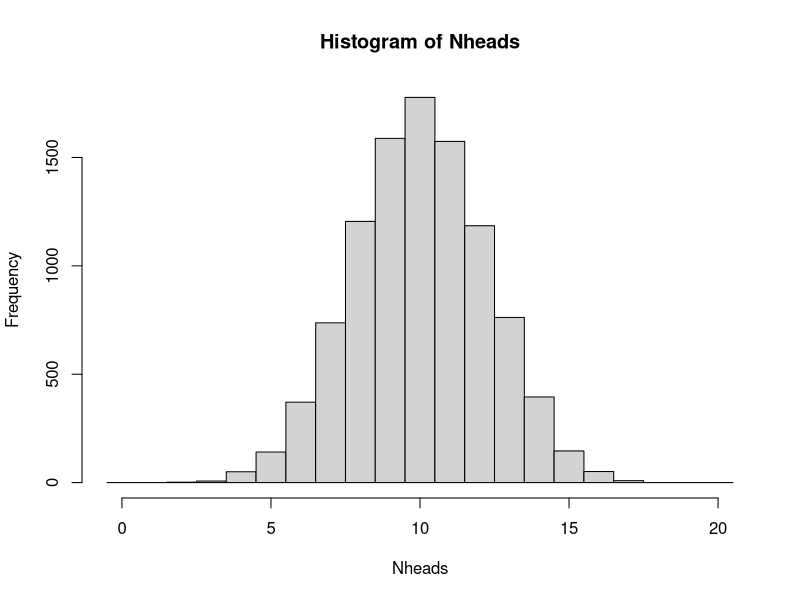
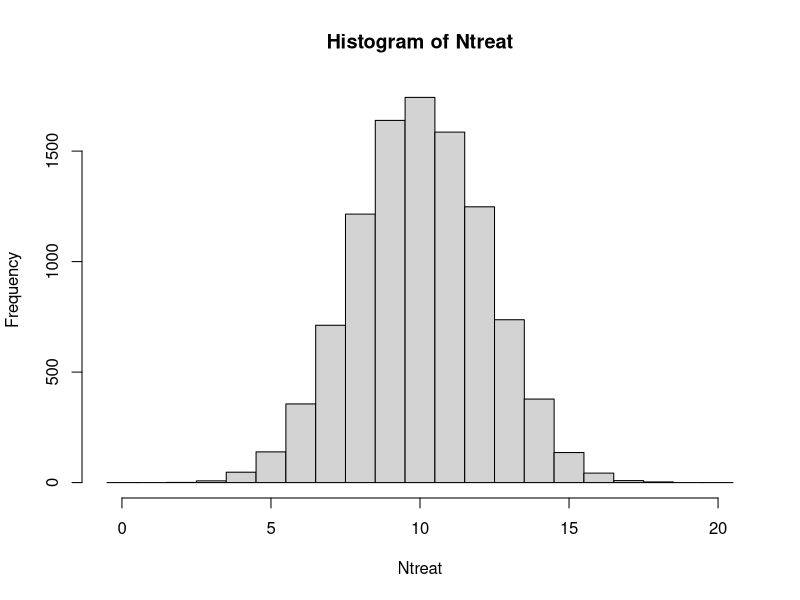
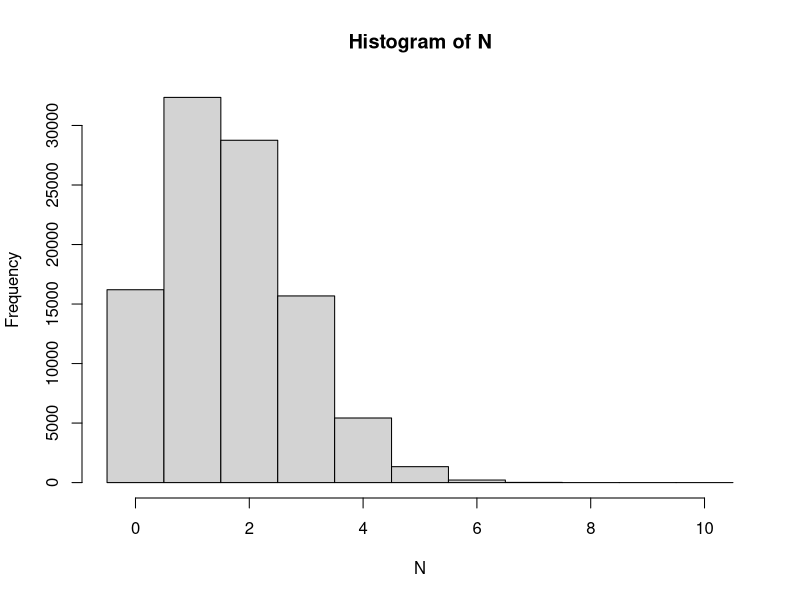
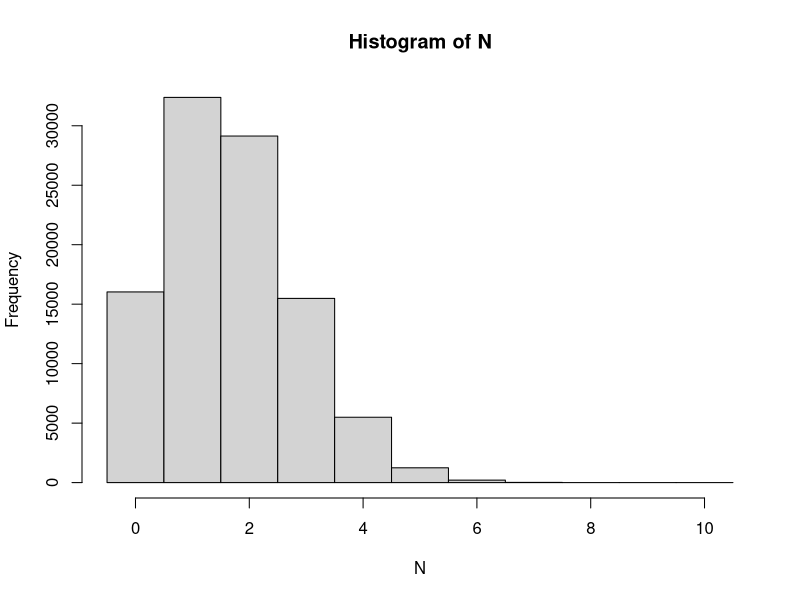
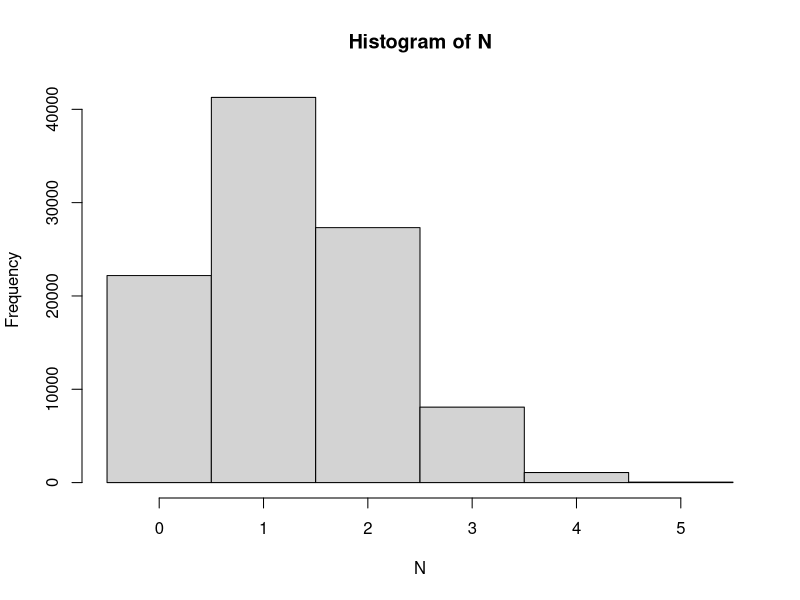

Reproduce these figures in R, in order.
## ---- chunk 1
options(digits=2)
## ---- chunk 2
## A single coin toss
sample(c("H", "T"), size=1)
## Another coin toss
sample(c("H", "T"), size=1)

## 20 independent coin tosses
(coins <- sample(c("H", "T"), size=20, replace=TRUE))
## How many heads did we get in these particular 20 draws?
sum(coins == "H")

## The simulation is about repeating this (20 random draws and summing up the number of heads) many times. To do it 10000 times;
Nheads <- replicate(10000, {
  coins <- sample(c("H", "T"), size=20, replace=TRUE)
  sum(coins == "H")
})
## ---- chunk 3
## Number of times of the 10000 with exactly 15 heads
sum(Nheads==15)
## divide by 10000 to get the probability
sum(Nheads==15)/10000
## or compute using mean (why does this work?)
mean(Nheads==15)
## ---- chunk 4
mean(Nheads<7)
## ---- chunk 5
## plot the distribution and read the graph
hist(Nheads, breaks=0:21-0.5)

## or tabulate
table(Nheads)
## ---- chunk 6
## probability of 15 heads or more
mean(Nheads>=15)
## ---- chunk 7
mean(Nheads<=2)
sum(Nheads<=2)
## with this low number of observations, more repeats is required to get a more accurate answer

Nheads <- replicate(1000000, {
  coins <- sample(c("H", "T"), size=20, replace=TRUE)
  sum(coins == "H")
})
sum(Nheads<=2)
mean(Nheads<=2)
## ---- chunk 8
## Randomization for a single patient
sample(c("T", "C"), size=1)

## Randomize 20 independent patients
(patients <- sample(c("T", "c"), size=20, replace=TRUE))
## How many patients are assigned to treatment group?
sum(patients == "T")

## Simulate by repeating 10000 times
Ntreat <- replicate(10000, {
  patients <- sample(c("T", "C"), size=20, replace=TRUE)
  sum(patients == "T")
})
## ---- chunk 9
## Proportion of the 10000 repeats with exactly 15 T
mean(Ntreat==15)
## ---- chunk 10
mean(Ntreat<7)
## ---- chunk 11
## plot the distribution and read the graph
hist(Ntreat, breaks=0:21-0.5)

## or tabulate
table(Ntreat)
## ---- chunk 12
## probability of 15 T or more
mean(Ntreat>=15)
## ---- chunk 13
mean(Ntreat<=2)
sum(Ntreat<=2)
## with this low number of observations, more repeats is required to get a more accurate answer
  
Ntreat <- replicate(1000000, {
  patients <- sample(c("T", "C"), size=20, replace=TRUE)
  sum(patients == "T")
})
sum(Ntreat<=2)
mean(Ntreat<=2)
## ---- chunk 14
##Simulate thowing 10 dice and counting the number of sixes.
N <- replicate(100000, sum(sample(1:6, size=10, replace=TRUE)==6))
table(N)
##The probability mass function
table(N)/length(N)
hist(N, breaks=(0:11)-0.5)
## ---- chunk 15
sum(N>=5)
sum(N>=5)/length(N)
mean(N>=5)
## ---- chunk 16
mean(N==2)
## ---- chunk 17
mean(N)
10*1/6
## ---- chunk 18
##Simulate picking 10 colonies and counting the number of antibiotic resistant ones.
N <- replicate(100000, sum(sample(1:6, size=10, replace=TRUE)==6))
table(N)
##The probability mass function
table(N)/length(N)
hist(N, breaks=(0:11)-0.5)
## ---- chunk 19
sum(N>=5)
sum(N>=5)/length(N)
mean(N>=5)
## ---- chunk 20
mean(N==2)
## ---- chunk 21
mean(N)
10*1/6
## ---- chunk 22
N <- replicate(100000, sum(sample(rep(0:1, c(39,13)), size=5)))
hist(N, breaks=(0:6)-.5)
## P(N==5)
mean(N==5)
## ---- chunk 23
## Solution using 100 replicates
x <- replicate(100, sum(sample(c(0,0,0,0,0,0,0,1,1,1), size=3, replace=TRUE)))
table(x)
mean(x==0)
## Solution using 1000 replicates
x <- replicate(1000, sum(sample(c(0,0,0,0,0,0,0,1,1,1), size=3, replace=TRUE)))
table(x)
mean(x==0)
## Solution using 100000 replicates
x <- replicate(100000, sum(sample(c(0,0,0,0,0,0,0,1,1,1), size=3, replace=TRUE)))
table(x)
mean(x==0)
## ---- chunk 24
## Solution using 100000 replicates
x <- replicate(100000, sum(sample(rep(c(0, 1), c(14, 6)), size=3, replace=FALSE)))
table(x)
mean(x==0)
## ---- chunk 25
## Solution using 100000 replicates
x <- replicate(100000, sum(sample(rep(c(0, 1), c(140, 60)), size=3, replace=FALSE)))
table(x)
mean(x==0)
## ---- chunk 26
## 1.6 Solution using the Binomial distribution
pbinom(0, 3, 0.3)

## 1.7 Solution using the hypergeometric distribution
phyper(0, 6, 20-6, 3)

## 1.8 Solution using the hypergeometric distribution
phyper(0, 60, 200-60, 3)
## ---- chunk 27
phyper(20, 200, 20000-200, 1000, lower.tail=FALSE)
## ---- chunk 28
x <- replicate(100000, {x<-sample(1:5, 3); y<-sample(1:5,3); length(intersect(x,y))})
table(x)

phyper(0:3, 3, 2, 3)
